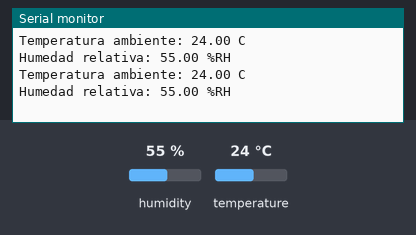
A sketch run on a simulated ESP32. Parts: the last lines printed to the serial monitor. Inputs (shaded band) come from the test bench; at power-on: humidity 55 %, temperature 24 °C.

Above: at 2.8 s.
2.9 s: humidity set to 22 %
At 4.8 s:
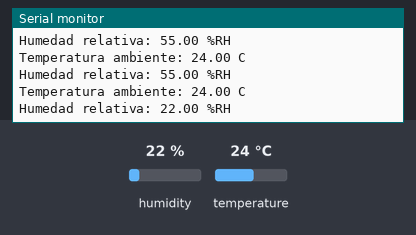
5.6 s: temperature set to 12 °C
At 6.5 s:
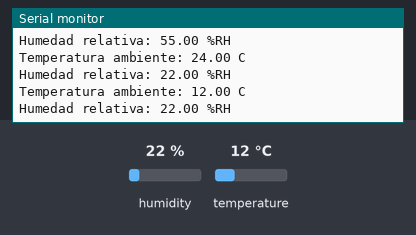
8.3 s: humidity set to 40 %
At 11.2 s:
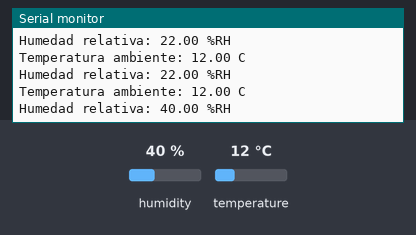
Timing chart, 0 to 12.7 s (numbered marks = the images above; inputs shaded):
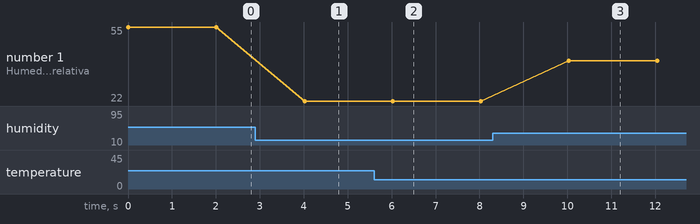

Measured:
- after the input at 2.9 s, the serial monitor: prints a new line after 1.1 s (image 1)
- after the input at 5.6 s, the serial monitor: prints a new line after 0.42 s (image 2)
- after the input at 8.3 s, the serial monitor: prints a new line after 1.7 s (image 3)
- plotted number 1: 55 → 22 after the input at 2.9 s, 22 → 40 after the input at 8.3 s

The sketch:

SensorReadings.ino
```cpp
//
//    ARCHIVO: SensorReadings.ino
//    AUTORES: División de Cámaras y Sensores
// AGRUPACIÓN: Proyecto Argo
//    FUNCIÓN: Leer parámetros ambientales e inerciales

// Inclusión de librerías
#include <Adafruit_MPU6050.h>
#include <Adafruit_Sensor.h>
#include "MS5611.h"
#include <Wire.h>
#include <DHT.h>
#include <HardwareSerial.h>

// Creación de objetos
Adafruit_MPU6050 mpu;
MS5611 ms5611(0x77);
DHT dht(4, DHT22);

// Variables para almacenar valores
float temp = 0.0, hum = 0.0, pres = 0.0;

// Métodos para leer parámetros
void get_dht();
//void get_ms();
//void get_imu();

void setup() {

  // Inicializando el puerto Serial a 115200 baudios
  Serial.begin(115200);
  Serial2.begin(9600, SERIAL_8N1, 16, 17);  // Inicia la comunicación por UART2

  // Inicializando sensor DHT22
  dht.begin();

  // Inicializando sensor MPU6050
  /*while (!mpu.begin()) {

    Serial.println("MPU6050 no encontrado.");
    delay(2000);
  }


  //Configuración del sensor MPU6050
  mpu.setAccelerometerRange(MPU6050_RANGE_8_G);
  mpu.setGyroRange(MPU6050_RANGE_500_DEG);
  mpu.setFilterBandwidth(MPU6050_BAND_21_HZ);

  Serial.println("MPU6050 funcionando correctamente.");
  */
  /*
  // Inicializando sensor MS5611
  if (!ms5611.begin()) {
    Serial.println("MS5611 no encontrado.");
  } else {

    //Configuración del sensor MS5611
    ms5611.setOversampling(OSR_ULTRA_HIGH);

    Serial.println("MS5611 funcionando correctamente.");
  }

  Serial.println("\n");
*/
}


void loop() {

  // Mandando a llamar métodos
  get_dht();
  //get_ms();
  //get_imu();

  Serial.println("");

  delay(2000);
}

// Método para leer temperatura y humedad
void get_dht() {

  temp = dht.readTemperature();
  hum = dht.readHumidity();

  Serial.println("Temperatura ambiente: " + String(temp) + " C");
  Serial2.println("Temperatura ambiente: " + String(temp) + " C");
  Serial.println("Humedad relativa: " + String(hum) + " %RH");
  Serial2.println("Humedad relativa: " + String(hum) + " %RH");
}
/*
// Método para leer presión
void get_ms() {

  int start = micros();
  int result = ms5611.read();
  int stop = micros();

  if (result != MS5611_READ_OK) {

    Serial.print("Error en lectura: ");
    Serial.println(result);

  } else {

    pres = ms5611.getPressure();
    Serial.println("Presión barométrica: " + String(pres) + " hPa");
    Serial2.println("Presión barométrica: " + String(pres) + " hPa");
  }
}
*//*
// Método para leer valores inerciales
void get_imu() {

  sensors_event_t a, g, temp;
  mpu.getEvent(&a, &g, &temp);

  Serial.print("Aceleración [X: ");
  Serial.print(a.acceleration.x);
  Serial.print(", Y: ");
  Serial.print(a.acceleration.y);
  Serial.print(", Z: ");
  Serial.print(a.acceleration.z);
  Serial.println("] m/s^2");

  Serial.print("Rotación [X: ");
  Serial.print(g.gyro.x);
  Serial.print(", Y: ");
  Serial.print(g.gyro.y);
  Serial.print(", Z: ");
  Serial.print(g.gyro.z);
  Serial.println("] rad/s");

  Serial2.print("Aceleración [X: ");
  Serial2.print(a.acceleration.x);
  Serial2.print(", Y: ");
  Serial2.print(a.acceleration.y);
  Serial2.print(", Z: ");
  Serial2.print(a.acceleration.z);
  Serial2.println("] m/s^2");

  Serial2.print("Rotación [X: ");
  Serial2.print(g.gyro.x);
  Serial2.print(", Y: ");
  Serial2.print(g.gyro.y);
  Serial2.print(", Z: ");
  Serial2.print(g.gyro.z);
  Serial2.println("] rad/s");
}*/
```
